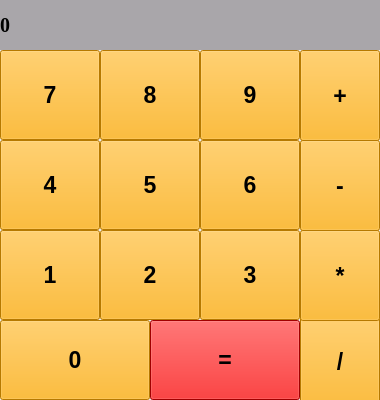
<?xml version="1.0" encoding="UTF-8"?>
<ui version="4.0">
 <class>MainWindow</class>
 <widget class="QMainWindow" name="MainWindow">
  <property name="geometry">
   <rect>
    <x>0</x>
    <y>0</y>
    <width>380</width>
    <height>400</height>
   </rect>
  </property>
  <property name="windowTitle">
   <string>Калькулятор</string>
  </property>
  <widget class="QWidget" name="centralwidget">
   <widget class="QLabel" name="label_result">
    <property name="geometry">
     <rect>
      <x>0</x>
      <y>0</y>
      <width>380</width>
      <height>50</height>
     </rect>
    </property>
    <property name="font">
     <font>
      <family>Times New Roman</family>
      <pointsize>15</pointsize>
      <weight>75</weight>
      <bold>true</bold>
     </font>
    </property>
    <property name="styleSheet">
     <string notr="true">background-color: rgb(169, 166, 170);
color: rgb(0, 0, 0)</string>
    </property>
    <property name="text">
     <string>0</string>
    </property>
    <property name="margin">
     <number>10</number>
    </property>
   </widget>
   <widget class="QPushButton" name="btn_zero">
    <property name="geometry">
     <rect>
      <x>0</x>
      <y>320</y>
      <width>150</width>
      <height>80</height>
     </rect>
    </property>
    <property name="font">
     <font>
      <pointsize>17</pointsize>
      <weight>75</weight>
      <bold>true</bold>
     </font>
    </property>
    <property name="styleSheet">
     <string notr="true">background-color: rgb(255, 170, 0);</string>
    </property>
    <property name="text">
     <string>0</string>
    </property>
   </widget>
   <widget class="QPushButton" name="btn_equal">
    <property name="geometry">
     <rect>
      <x>150</x>
      <y>320</y>
      <width>150</width>
      <height>80</height>
     </rect>
    </property>
    <property name="font">
     <font>
      <pointsize>17</pointsize>
      <weight>75</weight>
      <bold>true</bold>
     </font>
    </property>
    <property name="styleSheet">
     <string notr="true">background-color: rgb(226, 0, 0);</string>
    </property>
    <property name="text">
     <string>=</string>
    </property>
   </widget>
   <widget class="QPushButton" name="btn_1">
    <property name="geometry">
     <rect>
      <x>0</x>
      <y>230</y>
      <width>100</width>
      <height>90</height>
     </rect>
    </property>
    <property name="font">
     <font>
      <pointsize>17</pointsize>
      <weight>75</weight>
      <bold>true</bold>
     </font>
    </property>
    <property name="styleSheet">
     <string notr="true">background-color: rgb(255, 170, 0);</string>
    </property>
    <property name="text">
     <string>1</string>
    </property>
   </widget>
   <widget class="QPushButton" name="btn_4">
    <property name="geometry">
     <rect>
      <x>0</x>
      <y>140</y>
      <width>100</width>
      <height>90</height>
     </rect>
    </property>
    <property name="font">
     <font>
      <pointsize>17</pointsize>
      <weight>75</weight>
      <bold>true</bold>
     </font>
    </property>
    <property name="styleSheet">
     <string notr="true">background-color: rgb(255, 170, 0);</string>
    </property>
    <property name="text">
     <string>4</string>
    </property>
   </widget>
   <widget class="QPushButton" name="btn_3">
    <property name="geometry">
     <rect>
      <x>200</x>
      <y>230</y>
      <width>100</width>
      <height>90</height>
     </rect>
    </property>
    <property name="font">
     <font>
      <pointsize>17</pointsize>
      <weight>75</weight>
      <bold>true</bold>
     </font>
    </property>
    <property name="styleSheet">
     <string notr="true">background-color: rgb(255, 170, 0);</string>
    </property>
    <property name="text">
     <string>3</string>
    </property>
   </widget>
   <widget class="QPushButton" name="btn_2">
    <property name="geometry">
     <rect>
      <x>100</x>
      <y>230</y>
      <width>100</width>
      <height>90</height>
     </rect>
    </property>
    <property name="font">
     <font>
      <pointsize>17</pointsize>
      <weight>75</weight>
      <bold>true</bold>
     </font>
    </property>
    <property name="styleSheet">
     <string notr="true">background-color: rgb(255, 170, 0);</string>
    </property>
    <property name="text">
     <string>2</string>
    </property>
   </widget>
   <widget class="QPushButton" name="btn_6">
    <property name="geometry">
     <rect>
      <x>200</x>
      <y>140</y>
      <width>100</width>
      <height>90</height>
     </rect>
    </property>
    <property name="font">
     <font>
      <pointsize>17</pointsize>
      <weight>75</weight>
      <bold>true</bold>
     </font>
    </property>
    <property name="styleSheet">
     <string notr="true">background-color: rgb(255, 170, 0);</string>
    </property>
    <property name="text">
     <string>6</string>
    </property>
   </widget>
   <widget class="QPushButton" name="btn_5">
    <property name="geometry">
     <rect>
      <x>100</x>
      <y>140</y>
      <width>100</width>
      <height>90</height>
     </rect>
    </property>
    <property name="font">
     <font>
      <pointsize>17</pointsize>
      <weight>75</weight>
      <bold>true</bold>
     </font>
    </property>
    <property name="styleSheet">
     <string notr="true">background-color: rgb(255, 170, 0);</string>
    </property>
    <property name="text">
     <string>5</string>
    </property>
   </widget>
   <widget class="QPushButton" name="btn_9">
    <property name="geometry">
     <rect>
      <x>200</x>
      <y>50</y>
      <width>100</width>
      <height>90</height>
     </rect>
    </property>
    <property name="font">
     <font>
      <pointsize>17</pointsize>
      <weight>75</weight>
      <bold>true</bold>
     </font>
    </property>
    <property name="styleSheet">
     <string notr="true">background-color: rgb(255, 170, 0);</string>
    </property>
    <property name="text">
     <string>9</string>
    </property>
   </widget>
   <widget class="QPushButton" name="btn_8">
    <property name="geometry">
     <rect>
      <x>100</x>
      <y>50</y>
      <width>100</width>
      <height>90</height>
     </rect>
    </property>
    <property name="font">
     <font>
      <pointsize>17</pointsize>
      <weight>75</weight>
      <bold>true</bold>
     </font>
    </property>
    <property name="styleSheet">
     <string notr="true">background-color: rgb(255, 170, 0);</string>
    </property>
    <property name="text">
     <string>8</string>
    </property>
   </widget>
   <widget class="QPushButton" name="btn_7">
    <property name="geometry">
     <rect>
      <x>0</x>
      <y>50</y>
      <width>100</width>
      <height>90</height>
     </rect>
    </property>
    <property name="font">
     <font>
      <pointsize>17</pointsize>
      <weight>75</weight>
      <bold>true</bold>
     </font>
    </property>
    <property name="styleSheet">
     <string notr="true">background-color: rgb(255, 170, 0);</string>
    </property>
    <property name="text">
     <string>7</string>
    </property>
   </widget>
   <widget class="QPushButton" name="btn_divide">
    <property name="geometry">
     <rect>
      <x>300</x>
      <y>316</y>
      <width>80</width>
      <height>91</height>
     </rect>
    </property>
    <property name="font">
     <font>
      <pointsize>17</pointsize>
      <weight>75</weight>
      <bold>true</bold>
     </font>
    </property>
    <property name="styleSheet">
     <string notr="true">background-color: rgb(255, 170, 0);</string>
    </property>
    <property name="text">
     <string>/</string>
    </property>
   </widget>
   <widget class="QPushButton" name="btn_multiply">
    <property name="geometry">
     <rect>
      <x>300</x>
      <y>230</y>
      <width>80</width>
      <height>91</height>
     </rect>
    </property>
    <property name="font">
     <font>
      <pointsize>17</pointsize>
      <weight>75</weight>
      <bold>true</bold>
     </font>
    </property>
    <property name="styleSheet">
     <string notr="true">background-color: rgb(255, 170, 0);</string>
    </property>
    <property name="text">
     <string>*</string>
    </property>
   </widget>
   <widget class="QPushButton" name="btn_minus">
    <property name="geometry">
     <rect>
      <x>300</x>
      <y>140</y>
      <width>80</width>
      <height>91</height>
     </rect>
    </property>
    <property name="font">
     <font>
      <pointsize>17</pointsize>
      <weight>75</weight>
      <bold>true</bold>
     </font>
    </property>
    <property name="styleSheet">
     <string notr="true">background-color: rgb(255, 170, 0);</string>
    </property>
    <property name="text">
     <string>-</string>
    </property>
   </widget>
   <widget class="QPushButton" name="btn_plus">
    <property name="geometry">
     <rect>
      <x>300</x>
      <y>50</y>
      <width>80</width>
      <height>91</height>
     </rect>
    </property>
    <property name="font">
     <font>
      <pointsize>17</pointsize>
      <weight>75</weight>
      <bold>true</bold>
     </font>
    </property>
    <property name="styleSheet">
     <string notr="true">background-color: rgb(255, 170, 0);</string>
    </property>
    <property name="text">
     <string>+</string>
    </property>
   </widget>
  </widget>
 </widget>
 <resources/>
 <connections/>
</ui>
